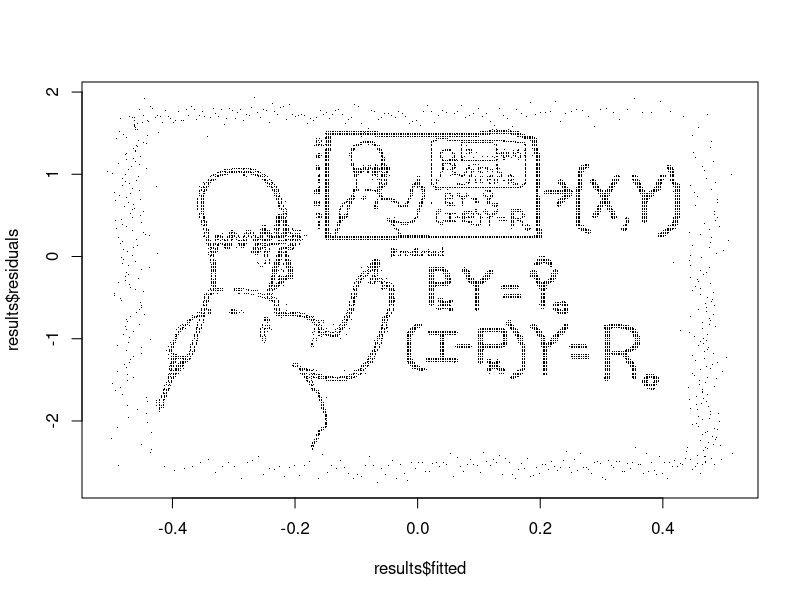

Write the R code that produced this figure.
## ---- chunk 1
knitr::opts_chunk$set(echo = TRUE)
## ---- chunk 2
mylm <- function(y,X){
    # Transform to matrix
    Y = as.matrix(Y); Xnew = as.matrix(X)
  
    # Check if numeric
    if(!is.numeric(Y) | !is.numeric(Xnew))
    stop("Y or X is not numeric!\n")
    # Check for dimensions
    dy = dim(Y) ; dx = dim(Xnew)
    if(dy[2] != 1 | dy[1] != dx[1])
    stop("Y or X has wrong dimensions\n")
    # Check for ill conditioned elements.
    # We can use is.finite to response only to finite real numbers
    if(FALSE %in% is.finite(Y) | FALSE %in% is.finite(Xnew))
    warning("Y or X is ill conditioned\n")
    # Check if of full rank
    D = cbind(1,Xnew)
    DtD = t(D) %*% D
    if(det(DtD) == 0)
    stop("Design matrix is not full rank\n")
    
    # Regressing
    DtD.inv = solve(DtD)
    hat.matrix = D %*% DtD.inv %*% t(D)
    beta = DtD.inv %*% t(D) %*% Y
    fitted = D %*% beta
    residuals = Y - fitted
    SS.tot = sum((Y - mean(Y))^2)
    if(SS.tot == 0)
    warning("Y is constant!\n")
    SS.res = sum((Y - fitted)^2)
    SS.reg = SS.tot - SS.res
    R2 = SS.reg / SS.tot
    # Return result
    result = list(beta = beta,
                fitted = fitted,
                residuals = residuals,
                R2 = R2,
                hatdiag = diag(hat.matrix))
    return(result)
}
## ---- chunk 3
data = read.table("HW2ex.txt")
shape = dim(data)

Y = data[,1]; X = data[,2:shape[2]]

results = mylm(Y,X)
plot(results$fitted, results$residuals, pch='.')
